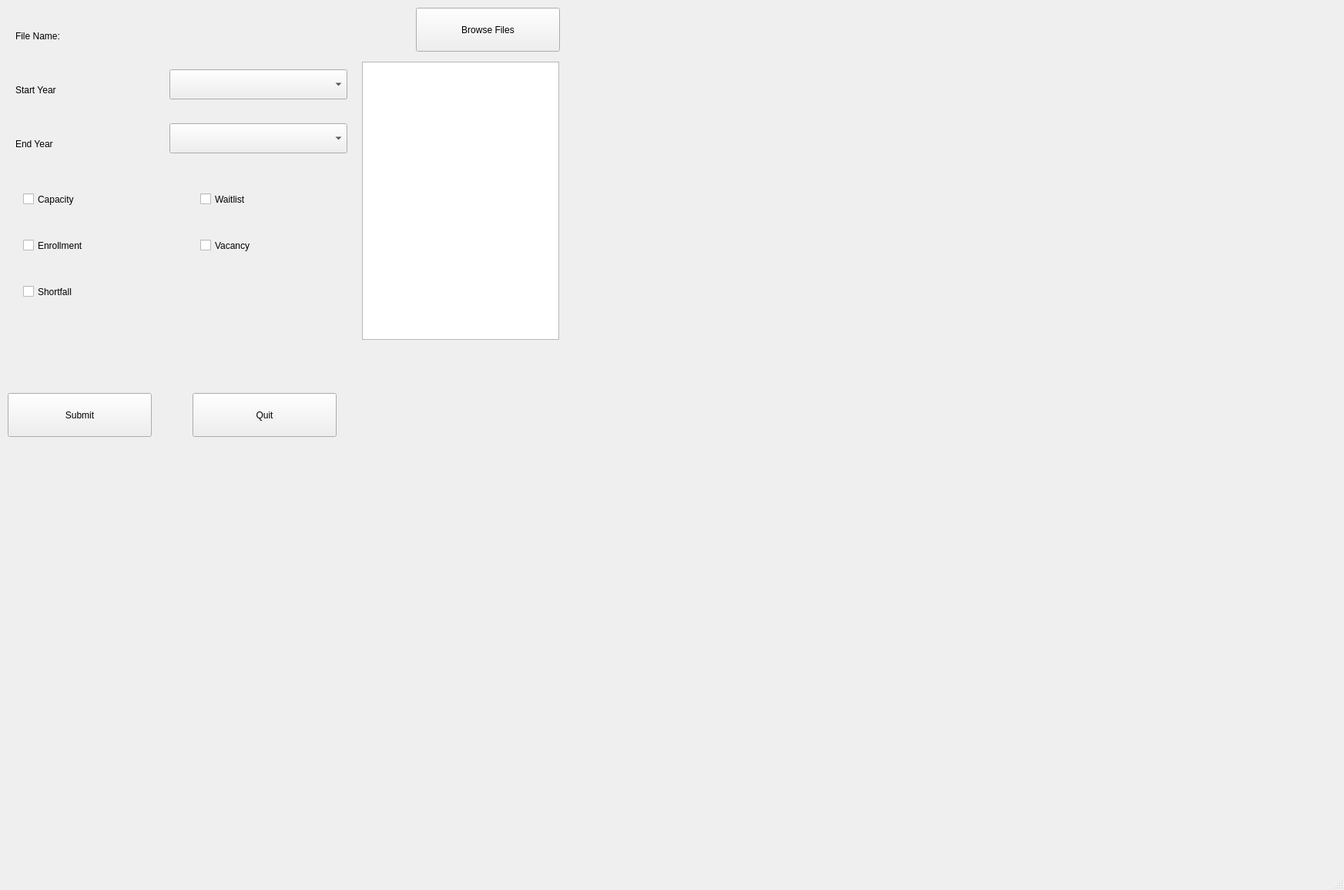
<?xml version="1.0" encoding="UTF-8"?>
<ui version="4.0">
 <class>MainWindow</class>
 <widget class="QMainWindow" name="MainWindow">
  <property name="geometry">
   <rect>
    <x>0</x>
    <y>0</y>
    <width>1745</width>
    <height>1155</height>
   </rect>
  </property>
  <property name="windowTitle">
   <string>MainWindow</string>
  </property>
  <widget class="QWidget" name="centralwidget">
   <widget class="QPushButton" name="Browse">
    <property name="geometry">
     <rect>
      <x>540</x>
      <y>10</y>
      <width>187</width>
      <height>57</height>
     </rect>
    </property>
    <property name="text">
     <string>Browse Files</string>
    </property>
   </widget>
   <widget class="QLabel" name="FileName">
    <property name="geometry">
     <rect>
      <x>20</x>
      <y>30</y>
      <width>411</width>
      <height>33</height>
     </rect>
    </property>
    <property name="text">
     <string>File Name:</string>
    </property>
   </widget>
   <widget class="QPushButton" name="Submit">
    <property name="geometry">
     <rect>
      <x>10</x>
      <y>510</y>
      <width>187</width>
      <height>57</height>
     </rect>
    </property>
    <property name="text">
     <string>Submit</string>
    </property>
   </widget>
   <widget class="QPushButton" name="Quit">
    <property name="geometry">
     <rect>
      <x>250</x>
      <y>510</y>
      <width>187</width>
      <height>57</height>
     </rect>
    </property>
    <property name="text">
     <string>Quit</string>
    </property>
   </widget>
   <widget class="QCheckBox" name="Capacity_CheckBox">
    <property name="geometry">
     <rect>
      <x>30</x>
      <y>240</y>
      <width>165</width>
      <height>37</height>
     </rect>
    </property>
    <property name="text">
     <string>Capacity</string>
    </property>
   </widget>
   <widget class="QCheckBox" name="Enrollment_CheckBox">
    <property name="geometry">
     <rect>
      <x>30</x>
      <y>300</y>
      <width>181</width>
      <height>37</height>
     </rect>
    </property>
    <property name="text">
     <string>Enrollment</string>
    </property>
   </widget>
   <widget class="QCheckBox" name="Waitlist_CheckBox">
    <property name="geometry">
     <rect>
      <x>260</x>
      <y>240</y>
      <width>165</width>
      <height>37</height>
     </rect>
    </property>
    <property name="text">
     <string>Waitlist</string>
    </property>
   </widget>
   <widget class="QCheckBox" name="Vacancy_CheckBox">
    <property name="geometry">
     <rect>
      <x>260</x>
      <y>300</y>
      <width>165</width>
      <height>37</height>
     </rect>
    </property>
    <property name="text">
     <string>Vacancy</string>
    </property>
   </widget>
   <widget class="QCheckBox" name="Shortfall_CheckBox">
    <property name="geometry">
     <rect>
      <x>30</x>
      <y>360</y>
      <width>165</width>
      <height>37</height>
     </rect>
    </property>
    <property name="text">
     <string>Shortfall</string>
    </property>
   </widget>
   <widget class="QListWidget" name="Scroll_List">
    <property name="geometry">
     <rect>
      <x>470</x>
      <y>80</y>
      <width>256</width>
      <height>361</height>
     </rect>
    </property>
    <property name="selectionMode">
     <enum>QAbstractItemView::MultiSelection</enum>
    </property>
   </widget>
   <widget class="QComboBox" name="Start_Year">
    <property name="geometry">
     <rect>
      <x>220</x>
      <y>90</y>
      <width>231</width>
      <height>39</height>
     </rect>
    </property>
   </widget>
   <widget class="QComboBox" name="End_Year">
    <property name="geometry">
     <rect>
      <x>220</x>
      <y>160</y>
      <width>231</width>
      <height>39</height>
     </rect>
    </property>
   </widget>
   <widget class="QLabel" name="label">
    <property name="geometry">
     <rect>
      <x>20</x>
      <y>100</y>
      <width>131</width>
      <height>33</height>
     </rect>
    </property>
    <property name="text">
     <string>Start Year</string>
    </property>
   </widget>
   <widget class="QLabel" name="label_2">
    <property name="geometry">
     <rect>
      <x>20</x>
      <y>170</y>
      <width>131</width>
      <height>33</height>
     </rect>
    </property>
    <property name="text">
     <string>End Year</string>
    </property>
   </widget>
  </widget>
  <widget class="QMenuBar" name="menubar">
   <property name="geometry">
    <rect>
     <x>0</x>
     <y>0</y>
     <width>1745</width>
     <height>47</height>
    </rect>
   </property>
  </widget>
  <widget class="QStatusBar" name="statusbar"/>
 </widget>
 <resources/>
 <connections/>
</ui>
